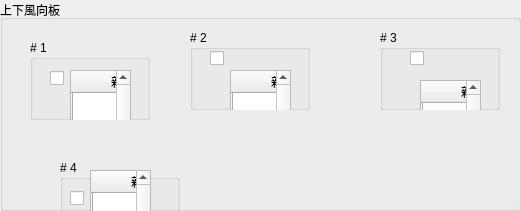
  <widget class="QGroupBox" name="group_vertical">
   <property name="geometry">
    <rect>
     <x>640</x>
     <y>360</y>
     <width>521</width>
     <height>211</height>
    </rect>
   </property>
   <property name="title">
    <string>上下風向板</string>
   </property>
   <widget class="QGroupBox" name="group_vertical_1">
    <property name="geometry">
     <rect>
      <x>30</x>
      <y>40</y>
      <width>120</width>
      <height>80</height>
     </rect>
    </property>
    <property name="title">
     <string># 1</string>
    </property>
    <widget class="QTableWidget" name="table_vertical_1">
     <property name="geometry">
      <rect>
       <x>40</x>
       <y>30</y>
       <width>61</width>
       <height>141</height>
      </rect>
     </property>
     <row>
      <property name="text">
       <string/>
      </property>
      <property name="textAlignment">
       <set>AlignCenter</set>
      </property>
     </row>
     <row>
      <property name="text">
       <string/>
      </property>
     </row>
     <row>
      <property name="text">
       <string/>
      </property>
     </row>
     <row>
      <property name="text">
       <string/>
      </property>
     </row>
     <row>
      <property name="text">
       <string/>
      </property>
     </row>
     <column>
      <property name="text">
       <string>親機</string>
      </property>
      <property name="textAlignment">
       <set>AlignCenter</set>
      </property>
     </column>
     <column>
      <property name="text">
       <string>子機</string>
      </property>
     </column>
     <item row="0" column="0">
      <property name="text">
       <string>親</string>
      </property>
      <property name="textAlignment">
       <set>AlignCenter</set>
      </property>
     </item>
     <item row="0" column="1">
      <property name="text">
       <string>子</string>
      </property>
      <property name="textAlignment">
       <set>AlignCenter</set>
      </property>
     </item>
     <item row="1" column="0">
      <property name="text">
       <string/>
      </property>
      <property name="textAlignment">
       <set>AlignCenter</set>
      </property>
     </item>
     <item row="1" column="1">
      <property name="text">
       <string/>
      </property>
      <property name="textAlignment">
       <set>AlignCenter</set>
      </property>
     </item>
     <item row="2" column="0">
      <property name="text">
       <string/>
      </property>
      <property name="textAlignment">
       <set>AlignCenter</set>
      </property>
     </item>
     <item row="2" column="1">
      <property name="text">
       <string/>
      </property>
      <property name="textAlignment">
       <set>AlignCenter</set>
      </property>
     </item>
     <item row="3" column="0">
      <property name="text">
       <string/>
      </property>
      <property name="textAlignment">
       <set>AlignCenter</set>
      </property>
     </item>
     <item row="3" column="1">
      <property name="text">
       <string/>
      </property>
      <property name="textAlignment">
       <set>AlignCenter</set>
      </property>
     </item>
     <item row="4" column="0">
      <property name="text">
       <string/>
      </property>
      <property name="textAlignment">
       <set>AlignCenter</set>
      </property>
     </item>
     <item row="4" column="1">
      <property name="text">
       <string/>
      </property>
      <property name="textAlignment">
       <set>AlignCenter</set>
      </property>
     </item>
    </widget>
    <widget class="QCheckBox" name="check_vertical_1">
     <property name="geometry">
      <rect>
       <x>20</x>
       <y>30</y>
       <width>16</width>
       <height>16</height>
      </rect>
     </property>
     <property name="text">
      <string/>
     </property>
    </widget>
   </widget>
   <widget class="QGroupBox" name="group_vertical_2">
    <property name="geometry">
     <rect>
      <x>190</x>
      <y>30</y>
      <width>120</width>
      <height>80</height>
     </rect>
    </property>
    <property name="title">
     <string># 2</string>
    </property>
    <widget class="QTableWidget" name="table_vertical_2">
     <property name="geometry">
      <rect>
       <x>40</x>
       <y>40</y>
       <width>61</width>
       <height>141</height>
      </rect>
     </property>
     <row>
      <property name="text">
       <string/>
      </property>
      <property name="textAlignment">
       <set>AlignCenter</set>
      </property>
     </row>
     <row>
      <property name="text">
       <string/>
      </property>
     </row>
     <row>
      <property name="text">
       <string/>
      </property>
     </row>
     <row>
      <property name="text">
       <string/>
      </property>
     </row>
     <row>
      <property name="text">
       <string/>
      </property>
     </row>
     <column>
      <property name="text">
       <string>親機</string>
      </property>
      <property name="textAlignment">
       <set>AlignCenter</set>
      </property>
     </column>
     <column>
      <property name="text">
       <string>子機</string>
      </property>
     </column>
     <item row="0" column="0">
      <property name="text">
       <string>親</string>
      </property>
      <property name="textAlignment">
       <set>AlignCenter</set>
      </property>
     </item>
     <item row="0" column="1">
      <property name="text">
       <string>子</string>
      </property>
      <property name="textAlignment">
       <set>AlignCenter</set>
      </property>
     </item>
     <item row="1" column="0">
      <property name="text">
       <string/>
      </property>
      <property name="textAlignment">
       <set>AlignCenter</set>
      </property>
     </item>
     <item row="1" column="1">
      <property name="text">
       <string/>
      </property>
      <property name="textAlignment">
       <set>AlignCenter</set>
      </property>
     </item>
     <item row="2" column="0">
      <property name="text">
       <string/>
      </property>
      <property name="textAlignment">
       <set>AlignCenter</set>
      </property>
     </item>
     <item row="2" column="1">
      <property name="text">
       <string/>
      </property>
      <property name="textAlignment">
       <set>AlignCenter</set>
      </property>
     </item>
     <item row="3" column="0">
      <property name="text">
       <string/>
      </property>
      <property name="textAlignment">
       <set>AlignCenter</set>
      </property>
     </item>
     <item row="3" column="1">
      <property name="text">
       <string/>
      </property>
      <property name="textAlignment">
       <set>AlignCenter</set>
      </property>
     </item>
     <item row="4" column="0">
      <property name="text">
       <string/>
      </property>
      <property name="textAlignment">
       <set>AlignCenter</set>
      </property>
     </item>
     <item row="4" column="1">
      <property name="text">
       <string/>
      </property>
      <property name="textAlignment">
       <set>AlignCenter</set>
      </property>
     </item>
    </widget>
    <widget class="QCheckBox" name="check_vertical_2">
     <property name="geometry">
      <rect>
       <x>20</x>
       <y>20</y>
       <width>16</width>
       <height>16</height>
      </rect>
     </property>
     <property name="text">
      <string/>
     </property>
    </widget>
   </widget>
   <widget class="QGroupBox" name="group_vertical_3">
    <property name="geometry">
     <rect>
      <x>380</x>
      <y>30</y>
      <width>120</width>
      <height>80</height>
     </rect>
    </property>
    <property name="title">
     <string># 3</string>
    </property>
    <widget class="QTableWidget" name="table_vertical_3">
     <property name="geometry">
      <rect>
       <x>40</x>
       <y>50</y>
       <width>61</width>
       <height>141</height>
      </rect>
     </property>
     <row>
      <property name="text">
       <string/>
      </property>
      <property name="textAlignment">
       <set>AlignCenter</set>
      </property>
     </row>
     <row>
      <property name="text">
       <string/>
      </property>
     </row>
     <row>
      <property name="text">
       <string/>
      </property>
     </row>
     <row>
      <property name="text">
       <string/>
      </property>
     </row>
     <row>
      <property name="text">
       <string/>
      </property>
     </row>
     <column>
      <property name="text">
       <string>親機</string>
      </property>
      <property name="textAlignment">
       <set>AlignCenter</set>
      </property>
     </column>
     <column>
      <property name="text">
       <string>子機</string>
      </property>
     </column>
     <item row="0" column="0">
      <property name="text">
       <string>親</string>
      </property>
      <property name="textAlignment">
       <set>AlignCenter</set>
      </property>
     </item>
     <item row="0" column="1">
      <property name="text">
       <string>子</string>
      </property>
      <property name="textAlignment">
       <set>AlignCenter</set>
      </property>
     </item>
     <item row="1" column="0">
      <property name="text">
       <string/>
      </property>
      <property name="textAlignment">
       <set>AlignCenter</set>
      </property>
     </item>
     <item row="1" column="1">
      <property name="text">
       <string/>
      </property>
      <property name="textAlignment">
       <set>AlignCenter</set>
      </property>
     </item>
     <item row="2" column="0">
      <property name="text">
       <string/>
      </property>
      <property name="textAlignment">
       <set>AlignCenter</set>
      </property>
     </item>
     <item row="2" column="1">
      <property name="text">
       <string/>
      </property>
      <property name="textAlignment">
       <set>AlignCenter</set>
      </property>
     </item>
     <item row="3" column="0">
      <property name="text">
       <string/>
      </property>
      <property name="textAlignment">
       <set>AlignCenter</set>
      </property>
     </item>
     <item row="3" column="1">
      <property name="text">
       <string/>
      </property>
      <property name="textAlignment">
       <set>AlignCenter</set>
      </property>
     </item>
     <item row="4" column="0">
      <property name="text">
       <string/>
      </property>
      <property name="textAlignment">
       <set>AlignCenter</set>
      </property>
     </item>
     <item row="4" column="1">
      <property name="text">
       <string/>
      </property>
      <property name="textAlignment">
       <set>AlignCenter</set>
      </property>
     </item>
    </widget>
    <widget class="QCheckBox" name="check_vertical_3">
     <property name="geometry">
      <rect>
       <x>30</x>
       <y>20</y>
       <width>16</width>
       <height>16</height>
      </rect>
     </property>
     <property name="text">
      <string/>
     </property>
    </widget>
   </widget>
   <widget class="QGroupBox" name="group_vertical_4">
    <property name="geometry">
     <rect>
      <x>60</x>
      <y>160</y>
      <width>120</width>
      <height>80</height>
     </rect>
    </property>
    <property name="title">
     <string># 4</string>
    </property>
    <widget class="QTableWidget" name="table_vertical_4">
     <property name="geometry">
      <rect>
       <x>30</x>
       <y>10</y>
       <width>61</width>
       <height>141</height>
      </rect>
     </property>
     <row>
      <property name="text">
       <string/>
      </property>
      <property name="textAlignment">
       <set>AlignCenter</set>
      </property>
     </row>
     <row>
      <property name="text">
       <string/>
      </property>
     </row>
     <row>
      <property name="text">
       <string/>
      </property>
     </row>
     <row>
      <property name="text">
       <string/>
      </property>
     </row>
     <row>
      <property name="text">
       <string/>
      </property>
     </row>
     <column>
      <property name="text">
       <string>親機</string>
      </property>
      <property name="textAlignment">
       <set>AlignCenter</set>
      </property>
     </column>
     <column>
      <property name="text">
       <string>子機</string>
      </property>
     </column>
     <item row="0" column="0">
      <property name="text">
       <string>親</string>
      </property>
      <property name="textAlignment">
       <set>AlignCenter</set>
      </property>
     </item>
     <item row="0" column="1">
      <property name="text">
       <string>子</string>
      </property>
      <property name="textAlignment">
       <set>AlignCenter</set>
      </property>
     </item>
     <item row="1" column="0">
      <property name="text">
       <string/>
      </property>
      <property name="textAlignment">
       <set>AlignCenter</set>
      </property>
     </item>
     <item row="1" column="1">
      <property name="text">
       <string/>
      </property>
      <property name="textAlignment">
       <set>AlignCenter</set>
      </property>
     </item>
     <item row="2" column="0">
      <property name="text">
       <string/>
      </property>
      <property name="textAlignment">
       <set>AlignCenter</set>
      </property>
     </item>
     <item row="2" column="1">
      <property name="text">
       <string/>
      </property>
      <property name="textAlignment">
       <set>AlignCenter</set>
      </property>
     </item>
     <item row="3" column="0">
      <property name="text">
       <string/>
      </property>
      <property name="textAlignment">
       <set>AlignCenter</set>
      </property>
     </item>
     <item row="3" column="1">
      <property name="text">
       <string/>
      </property>
      <property name="textAlignment">
       <set>AlignCenter</set>
      </property>
     </item>
     <item row="4" column="0">
      <property name="text">
       <string/>
      </property>
      <property name="textAlignment">
       <set>AlignCenter</set>
      </property>
     </item>
     <item row="4" column="1">
      <property name="text">
       <string/>
      </property>
      <property name="textAlignment">
       <set>AlignCenter</set>
      </property>
     </item>
    </widget>
    <widget class="QCheckBox" name="check_vertical_4">
     <property name="geometry">
      <rect>
       <x>10</x>
       <y>30</y>
       <width>16</width>
       <height>16</height>
      </rect>
     </property>
     <property name="text">
      <string/>
     </property>
    </widget>
    <zorder>table_vertical_4</zorder>
    <zorder>check_vertical_4</zorder>
    <zorder>line</zorder>
   </widget>
   <zorder>group_vertical_1</zorder>
   <zorder>group_vertical_2</zorder>
   <zorder>group_vertical_3</zorder>
   <zorder>group_vertical_4</zorder>
   <zorder>horizontalLayoutWidget</zorder>
  </widget>
